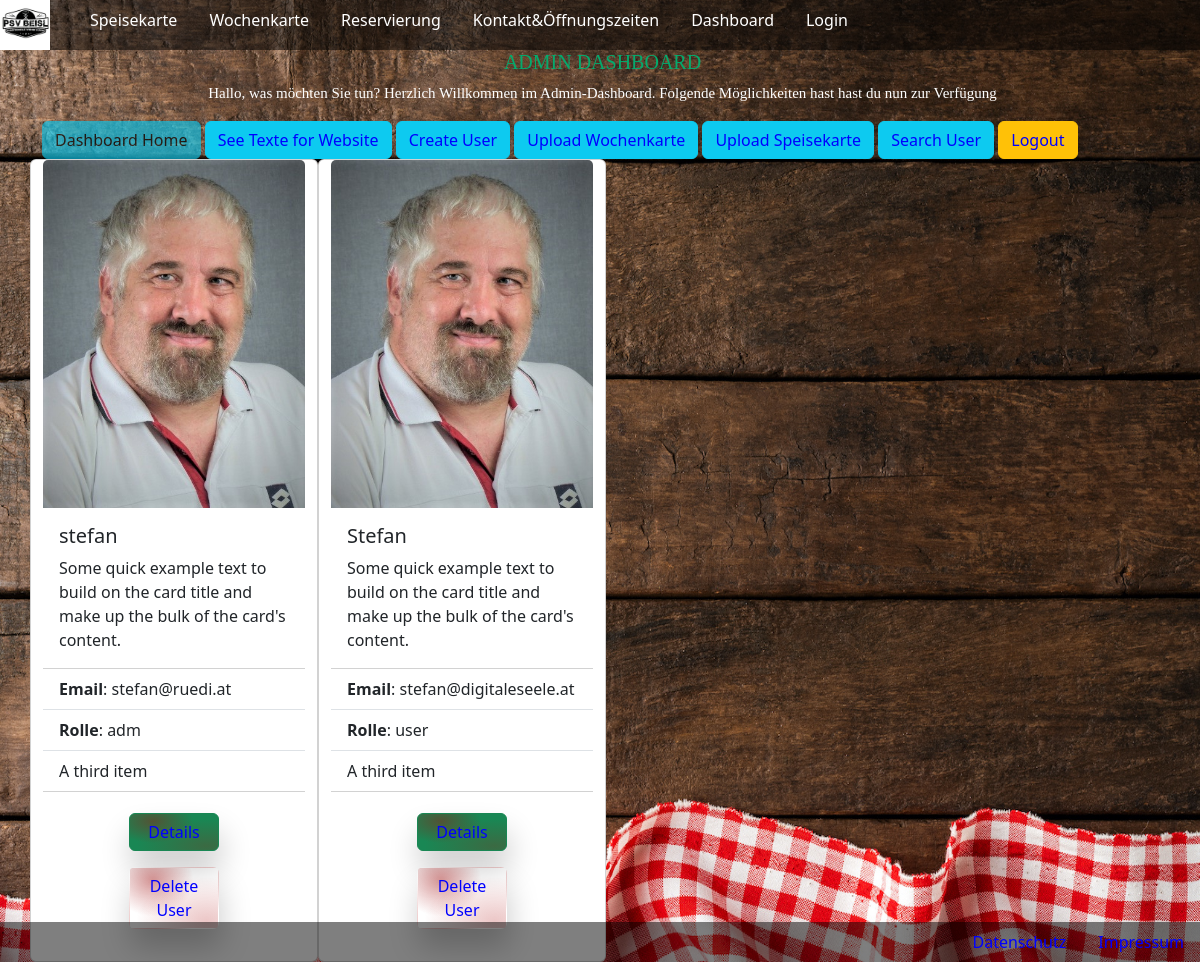
Page /dashboard.php (signed in) on the committed database.
### tables this page shows
CREATE TABLE `standardtexte` (
  `stexte_id` int(11) NOT NULL,
  `stext` varchar(2000) DEFAULT NULL,
  `fk_textart` int(11) NOT NULL
);

CREATE TABLE `users` (
  `username` varchar(90) NOT NULL,
  `id` int(11) NOT NULL,
  `password` varchar(255) NOT NULL,
  `email` varchar(255) NOT NULL,
  `picture` varchar(255) DEFAULT NULL,
  `status` varchar(4) NOT NULL DEFAULT 'user',
  `lastactivity` timestamp NOT NULL DEFAULT current_timestamp()
);

### dashboard.php (the view, shortened to what this page needs)
<?php
  require_once "includes/db_connect.php";
  $sql="SELECT standardtexte.stext, text_art.textart FROM standardtexte INNER JOIN text_art ON standardtexte.fk_textart = text_art.art_id where art_id=4;";
  $result = mysqli_query ($connect, $sql);
  $row=mysqli_fetch_assoc($result);
  $admin_dashtext = $row["stext"];
?>
<?php
    require "includes/db_connect.php";
    $sql="SELECT * from users";
    $result = mysqli_query ($connect, $sql);
    $layout ="";
    if (mysqli_num_rows ($result) > 0){
        while($row = mysqli_fetch_assoc($result)){
              $layout2 .= "
              <div class='card col-sm-3 overflow-scroll bg-opacity-50' style='width: 18rem;'>
              <img class='card-img-top ' src='uploads/pictures/user/" .$row['picture']."' width='100' alt='Card image cap'>
              <div class='card-body'>
                <h5 class='card-title'>{$row["username"]}</h5>
                <p class='card-text'>Some quick example text to build on the card title and make up the bulk of the card's content.</p>
              </div>
              <ul class='list-group list-group-flush'>
                <li class='list-group-item'><b>Email</b>: {$row["email"]}</li>
                <li class='list-group-item'><b>Rolle</b>: {$row["status"]}</li>
                <li class='list-group-item'>A third item</li>
              </ul>
              <div class='card-body'>
                <a href='details_user.php?id={$row["id"]}' class='btn mybtn btn-success' role='button' tabindex='-1'>Details</a>
                <a href='delete.php?id={$row["id"]}' class='btn mybtn' role='button' tabindex='-1'>Delete User</a>
              </div>
            </div>
              ";
        };
    }else{
        $layout .= "no result";
    };
?>
<!DOCTYPE html>
<html lang="en">
<head>
  <link rel="stylesheet" href="includes/css/beisl23.css">
  <link rel="stylesheet" href="includes/css/bootstrap.css">
</head>
<body>
<nav class="nav nav-pills flex-column flex-sm-row opacity_dark50">
<ul class="nav nav-pills">
<a class="navbar-brand" href="index.php"><img src="media/Logos/psvbeisl.png" height="50"></a>
    <button class="navbar-toggler" type="button" data-bs-toggle="collapse" data-bs-target="#navbarNavDropdown" aria-controls="navbarNavDropdown" aria-expanded="false" aria-label="Toggle navigation">
      <span class="navbar-toggler-icon"></span>
    </button>
  <li class="nav-item">
    <a class="nav-link text-white" href="speisekarte.php">Speisekarte</a>
  </li>
  <li class="nav-item">
    <a class="nav-link text-white" href="wochenkarte.php">Wochenkarte</a>
  </li>
  <li class="nav-item">
    <a class="nav-link text-white" href="reservierung.php">Reservierung</a>
  </li>
  <li class="nav-item">
    <a class="nav-link text-white" href="kontakt.php">Kontakt&Öffnungszeiten</a>
  </li>
  <li class="nav-item">
    <a class="nav-link text-white" href="dashboard.php" tabindex="-1" aria-disabled="true">Dashboard</a>
  </li>
  <li class="nav-item">
    <a class="nav-link text-white" href="login.php" tabindex="-1" aria-disabled="true">Login</a>
  </li>
</ul>
</nav>
<div class="container">
                <h1 class="title_hours textcenter">ADMIN DASHBOARD</h1>
                <p class="hours textcenter"> Hallo, was möchten Sie tun? <?php echo $admin_dashtext ?></p>
                <a href='dashboard.php' class='btn btn-info disabled'>Dashboard Home</a>
                <a href='texte.php' class='btn btn-info'>See Texte for Website</a>
                <a href='createuser.php' class='btn btn-info'>Create User</a>
                <a href='update_wochenkarte.php'  class='btn btn-info'>Upload Wochenkarte</a>
                <a href='update_speisekarte.php'  class='btn btn-info'>Upload Speisekarte</a>
                <a href='usersearch.php' class='btn btn-info'>Search User</a>
                <a href='logout.php?logout' class='btn btn-warning'>Logout</a>
                <br>
  </div>
  <div class="container">
    <div class="row">
      <br>
      <br>
      <?php
          echo $layout2;
      ?>
  </div>
</div>
<div class="nav nav-pills flex-column  d-flex opacity_dark50 fixed-bottom">
        <ul class="nav nav-pills justify-content-end d-flex">
          <li class="nav-item">
            <a class="nav-link" aria-current="datenschutz.php" href="datenschutz.php">Datenschutz</a>
          </li>
          <li class="nav-item">
            <a class="nav-link" href="impressum.php">Impressum</a>
          </li>
      </ul>
</div>
</body>
</html>

### includes/css/beisl23.css (style rules this page uses)
.title_hours { color:#04AA6D; }
body { background: url('../../media/pics/beisl_start.jpeg') no-repeat center fixed; -webkit-background-size:cover; -moz-background-size:cover; background-size:100% 100%; -o-background-size: cover; }
.hours { color:white; font-size:15px; padding-left:5px; font-family:batang; }
.title_hours { color:#04AA6D; font-size:20px; padding-left:5px; font-family:batang; }
.opacity_dark50 { background-color: rgba(0, 0, 0, 0.5); }
.textcenter { text-align:center; }
a { color:white; }
a:link { color:blue; }
.mybtn { color: #fff; padding: 15px 25px; border-radius: 100px; background-color: #1e3bcd; background-image: radial-gradient(93% 87% at 87% 89%, rgba(172, 9, 9, 0.23) 0%, transparent 86.18%), radial-gradient(66% 87% at 26% 20%, rgba(164, 8, 8, 0.41) 0%, rgba(255, 255, 255, 0) 69.79%, rgba(9, 152, 28, 0) 100%); box-shadow: 2px 19px 31px rgba(0, 0, 0, 0.2); font-weight: bold; font-size: 16px; display: block !important; width: 110px; text-align: center; margin-bottom: 0.5rem; margin: 0.3rem auto; border: 0; user-select: none; -webkit-user-select: none; touch-action: manipulation; cursor: pointer; width: 90px; margin-bottom: 1rem; text-align: center; }

### rows in the picture
standardtexte: stext "Herzlich Willkommen im Admin-Dashboard. Folgende Möglichkeiten hast hast du nun zur Verfügung"
users: picture (picture), username "stefan", email "stefan@ruedi.at", status "adm"
users: picture (picture), username "Stefan", email "stefan@digitaleseele.at", status "user"
